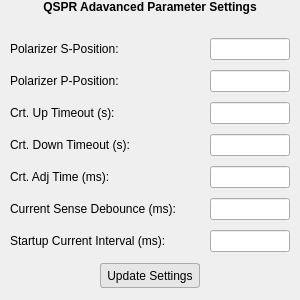
<?xml version="1.0" encoding="UTF-8"?>
<ui version="4.0">
 <class>QSPR_Advanced</class>
 <widget class="QWidget" name="QSPR_Advanced">
  <property name="geometry">
   <rect>
    <x>0</x>
    <y>0</y>
    <width>300</width>
    <height>300</height>
   </rect>
  </property>
  <property name="sizePolicy">
   <sizepolicy hsizetype="Fixed" vsizetype="Preferred">
    <horstretch>0</horstretch>
    <verstretch>0</verstretch>
   </sizepolicy>
  </property>
  <property name="minimumSize">
   <size>
    <width>300</width>
    <height>300</height>
   </size>
  </property>
  <property name="maximumSize">
   <size>
    <width>300</width>
    <height>400</height>
   </size>
  </property>
  <property name="font">
   <font>
    <family>Segoe UI</family>
   </font>
  </property>
  <property name="focusPolicy">
   <enum>Qt::StrongFocus</enum>
  </property>
  <property name="windowTitle">
   <string>Advanced Settings</string>
  </property>
  <property name="windowIcon">
   <iconset resource="ai.qrc">
    <normaloff>:/img/img/affinite2.ico</normaloff>:/img/img/affinite2.ico</iconset>
  </property>
  <property name="styleSheet">
   <string notr="true"/>
  </property>
  <layout class="QVBoxLayout" name="verticalLayout">
   <property name="spacing">
    <number>0</number>
   </property>
   <property name="leftMargin">
    <number>0</number>
   </property>
   <property name="topMargin">
    <number>0</number>
   </property>
   <property name="rightMargin">
    <number>0</number>
   </property>
   <property name="bottomMargin">
    <number>0</number>
   </property>
   <item>
    <layout class="QVBoxLayout" name="verticalLayout_2">
     <property name="bottomMargin">
      <number>10</number>
     </property>
     <item>
      <widget class="QLabel" name="label">
       <property name="maximumSize">
        <size>
         <width>16777215</width>
         <height>40</height>
        </size>
       </property>
       <property name="font">
        <font>
         <pointsize>9</pointsize>
         <weight>75</weight>
         <bold>true</bold>
        </font>
       </property>
       <property name="text">
        <string>QSPR Adavanced Parameter Settings</string>
       </property>
       <property name="alignment">
        <set>Qt::AlignHCenter|Qt::AlignTop</set>
       </property>
       <property name="margin">
        <number>10</number>
       </property>
      </widget>
     </item>
     <item>
      <layout class="QGridLayout" name="gridLayout">
       <property name="leftMargin">
        <number>10</number>
       </property>
       <property name="topMargin">
        <number>10</number>
       </property>
       <property name="rightMargin">
        <number>10</number>
       </property>
       <property name="bottomMargin">
        <number>10</number>
       </property>
       <property name="spacing">
        <number>10</number>
       </property>
       <item row="2" column="1">
        <widget class="QLineEdit" name="up_time">
         <property name="maximumSize">
          <size>
           <width>80</width>
           <height>16777215</height>
          </size>
         </property>
         <property name="alignment">
          <set>Qt::AlignCenter</set>
         </property>
        </widget>
       </item>
       <item row="0" column="0">
        <widget class="QLabel" name="label_2">
         <property name="text">
          <string>Polarizer S-Position:</string>
         </property>
         <property name="alignment">
          <set>Qt::AlignLeading|Qt::AlignLeft|Qt::AlignVCenter</set>
         </property>
        </widget>
       </item>
       <item row="3" column="1">
        <widget class="QLineEdit" name="down_time">
         <property name="maximumSize">
          <size>
           <width>80</width>
           <height>16777215</height>
          </size>
         </property>
         <property name="alignment">
          <set>Qt::AlignCenter</set>
         </property>
        </widget>
       </item>
       <item row="0" column="1">
        <widget class="QLineEdit" name="s_pos">
         <property name="maximumSize">
          <size>
           <width>80</width>
           <height>16777215</height>
          </size>
         </property>
         <property name="alignment">
          <set>Qt::AlignCenter</set>
         </property>
        </widget>
       </item>
       <item row="2" column="0">
        <widget class="QLabel" name="label_3">
         <property name="text">
          <string>Crt. Up Timeout (s):</string>
         </property>
        </widget>
       </item>
       <item row="1" column="1">
        <widget class="QLineEdit" name="p_pos">
         <property name="maximumSize">
          <size>
           <width>80</width>
           <height>16777215</height>
          </size>
         </property>
         <property name="alignment">
          <set>Qt::AlignCenter</set>
         </property>
        </widget>
       </item>
       <item row="3" column="0">
        <widget class="QLabel" name="label_5">
         <property name="text">
          <string>Crt. Down Timeout (s):</string>
         </property>
        </widget>
       </item>
       <item row="1" column="0">
        <widget class="QLabel" name="label_4">
         <property name="text">
          <string>Polarizer P-Position:</string>
         </property>
        </widget>
       </item>
       <item row="4" column="0">
        <widget class="QLabel" name="label_6">
         <property name="text">
          <string>Crt. Adj Time (ms):</string>
         </property>
        </widget>
       </item>
       <item row="4" column="1">
        <widget class="QLineEdit" name="adj_time">
         <property name="maximumSize">
          <size>
           <width>80</width>
           <height>16777215</height>
          </size>
         </property>
         <property name="alignment">
          <set>Qt::AlignCenter</set>
         </property>
        </widget>
       </item>
       <item row="5" column="1">
        <widget class="QLineEdit" name="debounce">
         <property name="maximumSize">
          <size>
           <width>80</width>
           <height>16777215</height>
          </size>
         </property>
         <property name="alignment">
          <set>Qt::AlignCenter</set>
         </property>
        </widget>
       </item>
       <item row="5" column="0">
        <widget class="QLabel" name="label_7">
         <property name="text">
          <string>Current Sense Debounce (ms):</string>
         </property>
        </widget>
       </item>
       <item row="6" column="0">
        <widget class="QLabel" name="label_8">
         <property name="text">
          <string>Startup Current Interval (ms):</string>
         </property>
        </widget>
       </item>
       <item row="6" column="1">
        <widget class="QLineEdit" name="start_interval">
         <property name="maximumSize">
          <size>
           <width>80</width>
           <height>16777215</height>
          </size>
         </property>
         <property name="alignment">
          <set>Qt::AlignCenter</set>
         </property>
        </widget>
       </item>
      </layout>
     </item>
     <item alignment="Qt::AlignHCenter|Qt::AlignVCenter">
      <widget class="QPushButton" name="set_btn">
       <property name="sizePolicy">
        <sizepolicy hsizetype="Fixed" vsizetype="Fixed">
         <horstretch>0</horstretch>
         <verstretch>0</verstretch>
        </sizepolicy>
       </property>
       <property name="minimumSize">
        <size>
         <width>100</width>
         <height>25</height>
        </size>
       </property>
       <property name="font">
        <font>
         <family>Segoe UI</family>
        </font>
       </property>
       <property name="styleSheet">
        <string notr="true">QPushButton {
		
		background-color: rgb(230, 230, 230);
	    border: 1px solid rgb(171, 171, 171); 
		border-radius: 3px;

}

QPushButton::hover{
	background: rgb(253, 253, 253);
	border: 1px raised;
	border-radius: 5px;
}</string>
       </property>
       <property name="text">
        <string>Update Settings</string>
       </property>
      </widget>
     </item>
    </layout>
   </item>
  </layout>
 </widget>
 <resources>
  <include location="ai.qrc"/>
 </resources>
 <connections/>
</ui>
